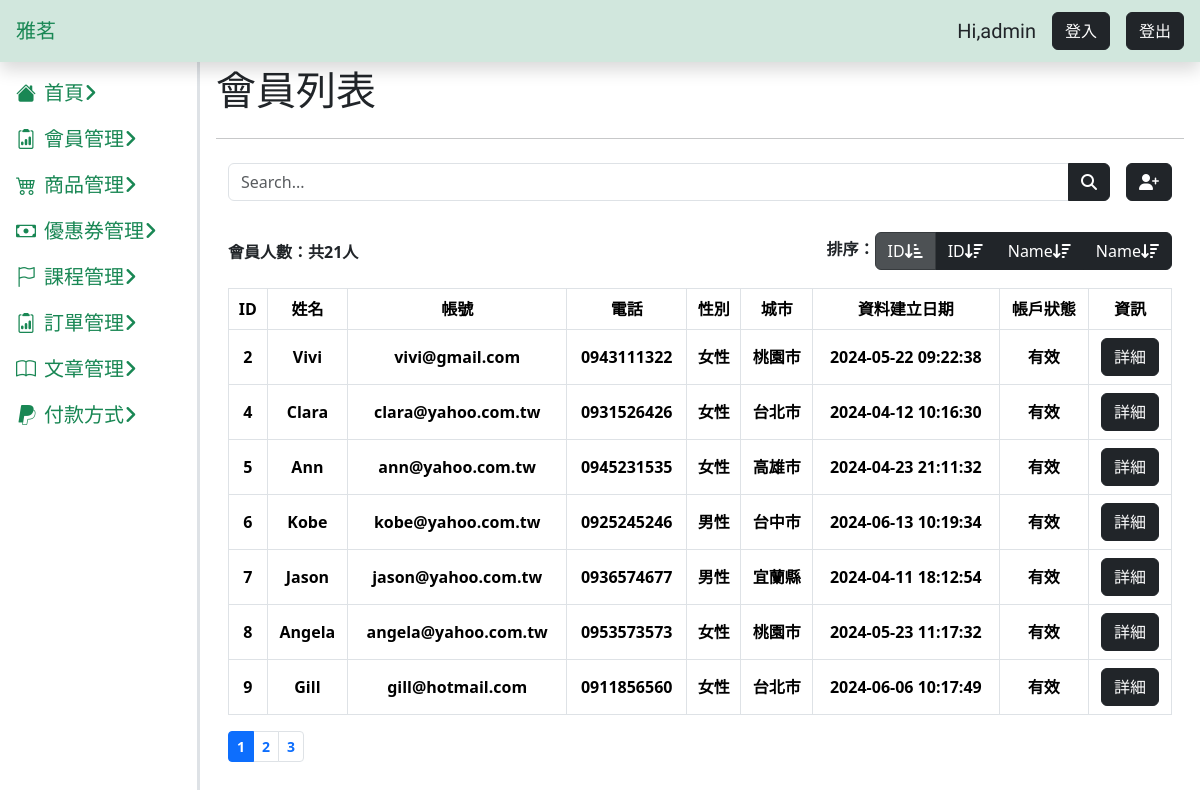
The app's page /user/users.php?page=1&order=1, older data.
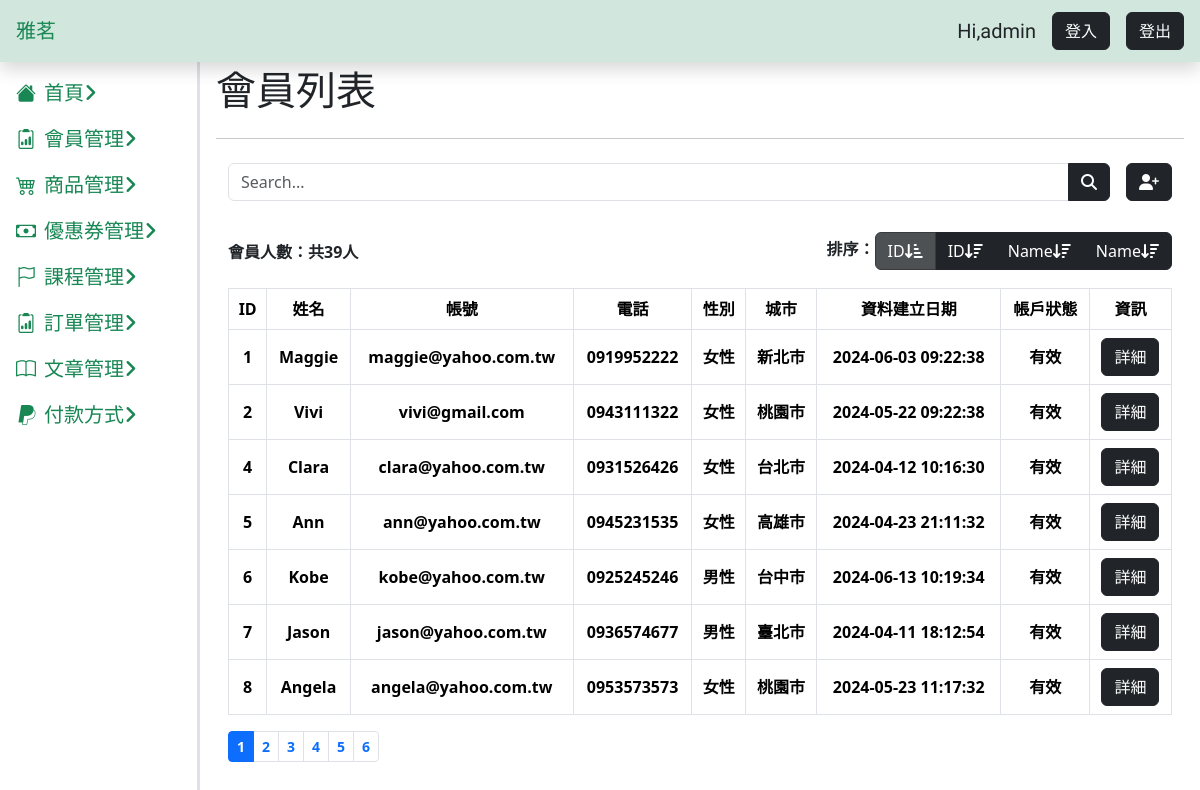
The same page, newer data.
### tables this page shows
CREATE TABLE `users` (
  `id` int(11) NOT NULL COMMENT '流水號',
  `memberid` varchar(50) NOT NULL COMMENT '會員編號',
  `name` varchar(30) DEFAULT NULL COMMENT '使用者名字',
  `images_id` int(255) NOT NULL DEFAULT 0,
  `images_name` varchar(255) DEFAULT 'user.png' COMMENT '使用者照片',
  `gender` enum('女性','男性','其他','') DEFAULT NULL COMMENT '性別',
  `birthday` date DEFAULT NULL COMMENT '生日',
  `account` varchar(50) NOT NULL COMMENT '帳號',
  `password` varchar(50) NOT NULL COMMENT '密碼',
  `phone` varchar(30) DEFAULT NULL COMMENT '電話',
  `email` varchar(50) DEFAULT NULL COMMENT '信箱',
  `location` varchar(30) DEFAULT NULL COMMENT '城市',
  `carrierid` varchar(50) DEFAULT NULL COMMENT '電子發票載具',
  `created_at` datetime DEFAULT current_timestamp() COMMENT '資料建立日期',
  `valid` tinyint(4) NOT NULL DEFAULT 1 COMMENT '使用者資料狀態'
);

### user/users.php (the view, shortened to what the changed rows need)
<?php
require_once("../db_connect.php");
$sqlAll = "SELECT* FROM users WHERE valid = 1";
$resultAll = $conn->query($sqlAll);
$allUserCount = $resultAll->num_rows;
if (isset($_GET["search"])) {
    $search = $_GET["search"];
    $sql = "SELECT * FROM users WHERE account LIKE '%$search%' AND valid = 1";
    $pageTitle = "$search 的搜尋結果";
} else if (isset($_GET["page"]) && isset($_GET["order"])) {
    $page = $_GET["page"];
    $perPage = 7;
    $firstItem = ($page - 1) * $perPage;
    $pageCount = ceil($allUserCount / $perPage);
    $order = $_GET["order"];
    switch ($order) {
        case 1:
            $orderClause = "ORDER BY id ASC";
            break;
    }
    $sql = "SELECT * FROM users WHERE valid=1 $orderClause LIMIT $firstItem, $perPage";
} else {
    $sql = "SELECT id, name, email, phone FROM users WHERE valid = 1";
    $pageTitle = "使用者列表";
    header("location: users.php?page=1&order=1");
}
$result = $conn->query($sql);
$rows = $result->fetch_all(MYSQLI_ASSOC);
$userCount = $result->num_rows;
if (isset($_GET["page"])) {
    $userCount = $allUserCount;
    $page = $page;
}
?>
<!doctype html>
<html lang="en">
<head>
    <?php include("../css.php") ?>
    <?php include("user-css.php") ?>
</head>
<body>
    <main class="main-content p-3">
        <div class="d-flex justify-content-between">
            <h1>會員列表</h1>
        </div>
        <div class="container">
            <div class="pb-2 d-flex justify-content-between col-form-label">
                <div class="d-flex ">
                    <p class=" mt-2 "> 會員人數：共<?= $userCount ?>人</p>
                </div>
            </div>
            <?php if ($result->num_rows > 0) : ?>
                <table class="table table-bordered">
                    <thead class="text-center">
                        <tr>
                            <th>ID</th>
                            <th>姓名</th>
                            <th>帳號</th>
                            <th>電話</th>
                            <th>性別</th>
                            <th>城市</th>
                            <th>資料建立日期</th>
                            <th>帳戶狀態</th>
                            <th>資訊</th>
                        </tr>
                    </thead>
                    <tbody>
                        <?php foreach ($rows as $user) : ?>
                            <tr class="align-middle">
                                <td class="text-center"><?= $user["id"] ?></td>
                                <td class="text-center"><?= $user["name"] ?></td>
                                <td class="text-center"><?= $user["account"] ?></td>
                                <td class="text-center"><?= $user["phone"] ?></td>
                                <td class="text-center"><?= $user["gender"] ?></td>
                                <td class="text-center"><?= $user["location"] ?></td>
                                <td class="text-center"><?= $user["created_at"] ?></td>
                                <td class="text-center"><?php if ($user["valid"] == 1) {
                                                            echo "有效";
                                                        } else echo "停權" ?></td>
                                <td class="text-center">
                                    <a class="btn btn-dark" href="user.php?id=<?= $user["id"] ?>">詳細</a>
                                </td>
                            </tr>
                        <?php endforeach; ?>
                    </tbody>
                </table>
                <?php if (isset($_GET["page"])) : ?>
                    <nav aria-label="...">
                        <ul class="pagination pagination-sm ">
                            <?php for ($i = 1; $i <= $pageCount; $i++) : ?>
                                <li class="page-item
                 <?php if ($i == $page) echo "active" ?>"><a class="page-link " href="?page=<?= $i ?>&order=<?= $order ?>"><?= $i ?></a></li>
                            <?php endfor; ?>
                        </ul>
                    </nav>
                <?php endif; ?>
            <?php else : ?>
                查無使用者
            <?php endif; ?>
        </div>
    </main>
</body>
</html>

Row changes from the older to the newer data that the page shows:
no longer on this page (row edited): users: id "9", name "Gill", account "gill@hotmail.com", phone "0911856560", gender "女性", location "台北市", created_at "2024-06-06 10:17:49", valid "有效"
now on this page (row edited): users: id "1", name "Maggie", account "maggie@yahoo.com.tw", phone "0919952222", gender "女性", location "新北市", created_at "2024-06-03 09:22:38", valid "有效"
changed users "Jason": location "宜蘭縣" → "臺北市"
Text that changed along with them:
$userCount: "21" → "39"
new list line: "4"
new list line: "5"
new list line: "6"
